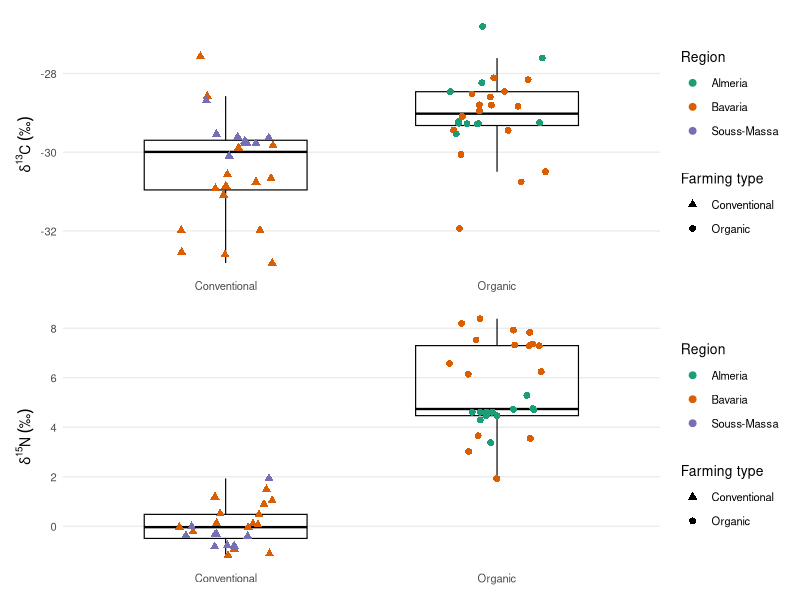

Generate this figure with R:
#Author Name    :Ibrahim Khalil
#Project Name   :Isotopic Analysis of Tomatoes
#Content Name   :Isotopes by farming type (stacked panels)
#Date           :10.10.2025
# ------------------------------------------------------------

setwd("C:/Users/User/OneDrive/Desktop/Stable-Isotope-Ratio-Analysis-of-Tomatoes")

library(readr)
library(dplyr)
library(ggplot2)
library(patchwork)

set.seed(42)

dat <- read_csv("Original_Replicates_Labeled.csv", show_col_types = FALSE)

pal_region <- c("Almeria"="#1b9e77","Bavaria"="#d95f02","Souss-Massa"="#7570b3")
shape_ft   <- c("Conventional"=17,"Organic"=16)

p1 <- ggplot(dat, aes(farming_type, d13C_permil)) +
  geom_boxplot(fill = NA, colour = "black", linewidth = 0.4, width = 0.6, outlier.shape = NA) +
  geom_point(aes(color = region, shape = farming_type),
             position = position_jitter(width = 0.18, height = 0), size = 2.0) +
  scale_color_manual(values = pal_region, name = "Region") +
  scale_shape_manual(values = shape_ft, name = "Farming type") +
  labs(x = NULL, y = expression(delta^13*C~("\u2030"))) +
  theme_minimal(base_size = 10) +
  theme(panel.grid.major.x = element_blank(), panel.grid.minor = element_blank())

p2 <- ggplot(dat, aes(farming_type, d15N_permil)) +
  geom_boxplot(fill = NA, colour = "black", linewidth = 0.4, width = 0.6, outlier.shape = NA) +
  geom_point(aes(color = region, shape = farming_type),
             position = position_jitter(width = 0.18, height = 0), size = 2.0) +
  scale_color_manual(values = pal_region, name = "Region") +
  scale_shape_manual(values = shape_ft, name = "Farming type") +
  labs(x = NULL, y = expression(delta^15*N~("\u2030"))) +
  theme_minimal(base_size = 10) +
  theme(panel.grid.major.x = element_blank(), panel.grid.minor = element_blank())

fig <- p1 / p2
ggsave("figures/Figure2_isotopes_by_farmingtype.tiff", fig,
       width = 84, height = 130, units = "mm",
       dpi = 600, device = "tiff", compression = "lzw", bg = "white")

